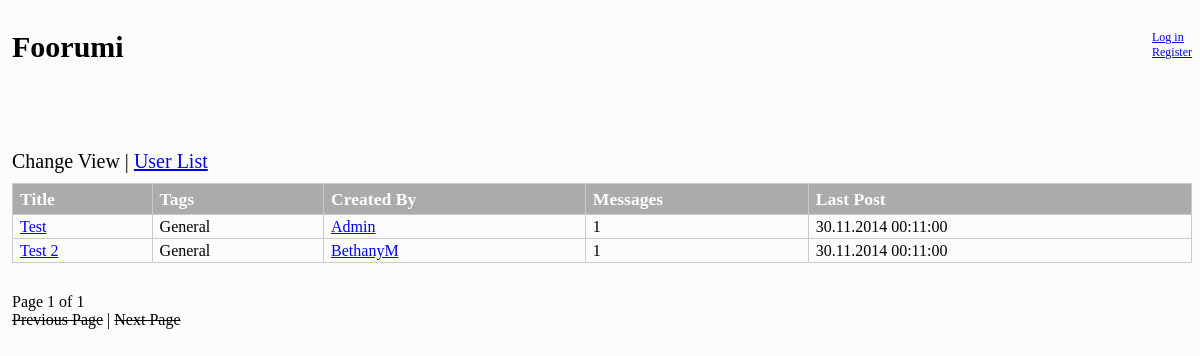
The page / on the database its author committed.
### tables this page shows
CREATE TABLE Thread
(
ThreadID INT unsigned not null auto_increment,
PRIMARY KEY(ThreadID),
Title VARCHAR(40) not null,
Tag1 INT unsigned not null,
Tag2 INT unsigned,
Tag3 INT unsigned,
Tag4 INT unsigned,
Creator INT unsigned not null,
MessageCount INT unsigned not null,
Lastpost DATETIME not null
);

### libs/common.php (called while the page is built)
<?php
function showView($sivu, $data = array())
{
	$data = (object)$data;
	require 'views/template.php';
	exit();
}

### index.php (called while the page is built, shortened)
<?php
require_once 'libs/common.php';
require_once 'libs/thread.php';
$page = $_GET['page'];
if ($page == null)
{
	$page = 1;
}
$registered = $_GET['r'];
$threads = Thread::getNThreads(20, $page);
showView('index_view.php', array('threads' => $threads, 'page' => $page, 'registered' => $registered));

### libs/dbconnect.php (called while the page is built)
<?php
function getConnection()
{
	$ini_array = parse_ini_file("./config.ini");
	$username = $ini_array[username];
	$password = $ini_array[password];
	$host = $ini_array[host];
	$dbname = $ini_array[dbname];
	static $connection = null;
	if ($connection == null)
	{
		$connection = new PDO('mysql:host='.$host.';dbname='.$dbname.'', $username, $password);
		$connection->setAttribute(PDO::ATTR_ERRMODE,PDO::ERRMODE_EXCEPTION);
	}
	return $connection;
}

### libs/thread.php (called while the page is built, shortened)
<?php
require_once 'dbconnect.php';
class Thread
{
	public static function getNThreads($amount, $page)
	{
		$offset = ($page - 1) * $amount;
		$sql = "SELECT ThreadID, Title, Tag1, Tag2, Tag3, Tag4, Creator, MessageCount, Lastpost FROM Thread ORDER BY Lastpost DESC LIMIT ? OFFSET ?";
		$query = getConnection()->prepare($sql);
		$query->bindParam(1, $amount, PDO::PARAM_INT);
		$query->bindParam(2, $offset, PDO::PARAM_INT);
		$query->execute();
		$result = $query->fetchAll();
		if ($result == null)
		{
			return null;
		}
		else
		{
			return $result;
		}
	}
	public static function countThreads()
	{
		$sql = "SELECT count(*) FROM Thread";
		$query = getConnection()->prepare($sql);
		$query->execute();
		return $query->fetchColumn();
	}
}

### views/index_view.php (the view, shortened to what this page needs)
<div class="menu">
	<a>Change View</a> |
	<a href="userlist.php">User List</a>
</div>
<div class="threads">
	<table id="forumtable">
	  <tr>
		<th>Title</th>
		<th>Tags</th>
		<th>Created By</th>
		<th>Messages</th>
		<th>Last Post</th>
	  </tr>
	<?php
	if ($data->threads == null)
	{
		echo'
		<tr>
			<td>No threads to list!</td>
			<td>-</td>
            <td>-</td>
            <td>-</td>
            <td>-</td>
		</tr>
		';
	}
	else
	{
		foreach ($data->threads as $row)
		{
			$phpdate = strtotime($row['Lastpost']);
			$mysqldate = date( 'd.m.Y H:m:s', $phpdate );
			echo'
			<tr>
				<td><a href="showthread.php?id='.$row['ThreadID'].'">'.htmlspecialchars($row['Title']).'</a></td>
                <td>'.$row['Tag1Name'].'</td>
                <td><a href="userpage.php?id='.$row['Creator'].'">'.htmlspecialchars($row['Username']).'</a></td>
                <td>'.$row['MessageCount'].'</td>
				<td>'.$mysqldate.'</td>
			</tr>
			';
		}
	}
	?>
	</table>
</div>
<div class="pageswitch">
	<?php
	$totalpages = ceil(Thread::countThreads() / 20);
	echo 'Page '.$data->page.' of '.$totalpages.'<br>';
	if ($data->page == 1)
	{
		echo '<s>Previous Page</s> |';
	}
	else
	{
		echo '<a href="index.php?page='. ($data->page - 1) .'">Previous Page</a> |';
	}
	if ($data->page == $totalpages)
	{
		echo ' <s>Next Page</s>';
	}
	else
	{
		echo ' <a href="index.php?page='. ($data->page + 1) .'">Next Page</a>';
	}
	?>
</div>

### css/style.css (style rules this page uses)
body { max-width: 1200px; min-width: 600px; margin-top: 30px; margin-left: 1%; background-color: #FCFCFC; }
.menu { float: left; font-size: 20px; padding-bottom: 10px; }
.threads { padding-bottom: 30px; }
#forumtable { width: 100%; border-collapse: collapse; }
#forumtable td, #forumtable th { font-size: 1em; border: 1px solid #CACACA; padding: 3px 7px 2px 7px; }
#forumtable th { font-size: 1.1em; text-align: left; padding-top: 5px; padding-bottom: 4px; background-color: #ABABAB; color: #ffffff; }

### rows shown on the page
thread: Title "Test", Tag1Name "General", Username "Admin", MessageCount "1", Lastpost "30.11.2014 00:11:00"
thread: Title "Test 2", Tag1Name "General", Username "BethanyM", MessageCount "1", Lastpost "30.11.2014 00:11:00"

### other values the page prints
$data->page "1"
$totalpages "1"
